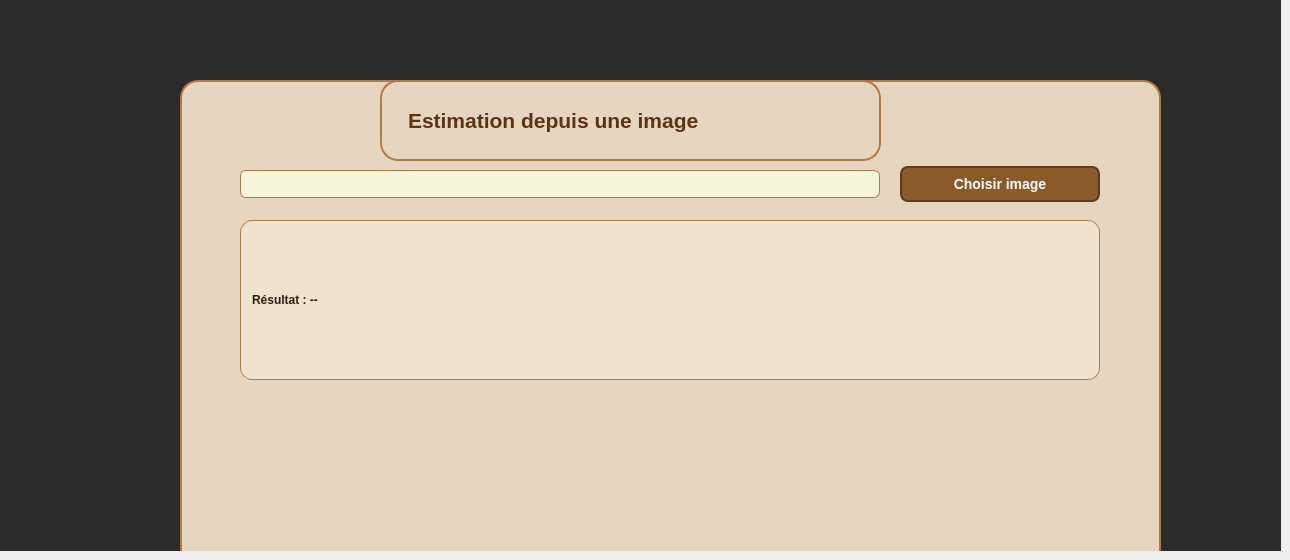
     <widget class="QWidget" name="PModele_Estimation">
      <attribute name="title">
       <string>Estimation image</string>
      </attribute>
      <widget class="QFrame" name="frameEstimation">
       <property name="geometry">
        <rect>
         <x>0</x>
         <y>0</y>
         <width>1281</width>
         <height>551</height>
        </rect>
       </property>
       <property name="styleSheet">
        <string notr="true">background-color: #2b2b2b;
border: none;</string>
       </property>
       <property name="frameShape">
        <enum>QFrame::Shape::StyledPanel</enum>
       </property>
       <property name="frameShadow">
        <enum>QFrame::Shadow::Raised</enum>
       </property>
       <widget class="QFrame" name="cardEstimation">
        <property name="geometry">
         <rect>
          <x>180</x>
          <y>80</y>
          <width>981</width>
          <height>511</height>
         </rect>
        </property>
        <property name="styleSheet">
         <string notr="true">QFrame{
    background-color: #e6d5bf;
    border: 2px solid #b07a48;
    border-radius: 18px;
    padding: 20px;
}
QLabel{
    color:#5c3317;
    background: transparent;
    font-weight: bold;
}
QLineEdit{
    background-color: beige;
    border: 1px solid #a67c52;
    border-radius: 6px;
    padding: 4px;
    color: black;
}
QPushButton{
    background-color: #8b5a2b;
    color: white;
    border: 2px solid #5c3a1e;
    border-radius: 8px;
    padding: 8px 20px;
    font-size: 14px;
    font-weight: bold;
}
QPushButton:hover { background-color: #a06a3b; }
QPushButton:pressed { background-color: #6f4422; }</string>
        </property>
        <property name="frameShape">
         <enum>QFrame::Shape::StyledPanel</enum>
        </property>
        <property name="frameShadow">
         <enum>QFrame::Shadow::Raised</enum>
        </property>
        <widget class="QLabel" name="lblEstimationTitle">
         <property name="geometry">
          <rect>
           <x>200</x>
           <y>0</y>
           <width>501</width>
           <height>81</height>
          </rect>
         </property>
         <property name="font">
          <font>
           <pointsize>16</pointsize>
           <bold>true</bold>
          </font>
         </property>
         <property name="text">
          <string>Estimation depuis une image</string>
         </property>
        </widget>
        <widget class="QLineEdit" name="leEstimationPath">
         <property name="geometry">
          <rect>
           <x>60</x>
           <y>90</y>
           <width>640</width>
           <height>28</height>
          </rect>
         </property>
         <property name="readOnly">
          <bool>true</bool>
         </property>
        </widget>
        <widget class="QPushButton" name="btnEstimationChoose">
         <property name="geometry">
          <rect>
           <x>720</x>
           <y>86</y>
           <width>200</width>
           <height>36</height>
          </rect>
         </property>
         <property name="text">
          <string>Choisir image</string>
         </property>
        </widget>
        <widget class="QLabel" name="lblEstimationResult">
         <property name="geometry">
          <rect>
           <x>60</x>
           <y>140</y>
           <width>860</width>
           <height>160</height>
          </rect>
         </property>
         <property name="styleSheet">
          <string notr="true">background-color:#efe2cf; border:1px solid #b07a48; border-radius:12px; padding:8px; color:#2b1d12;</string>
         </property>
         <property name="text">
          <string>Résultat : --</string>
         </property>
        </widget>
       </widget>
      </widget>
     </widget>
